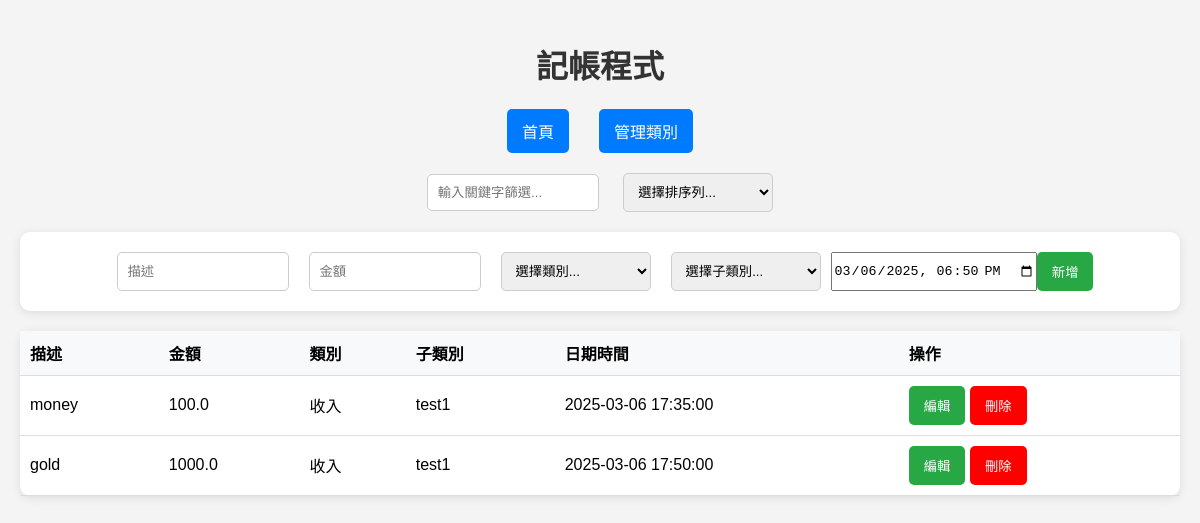
Before: / with the older database file.
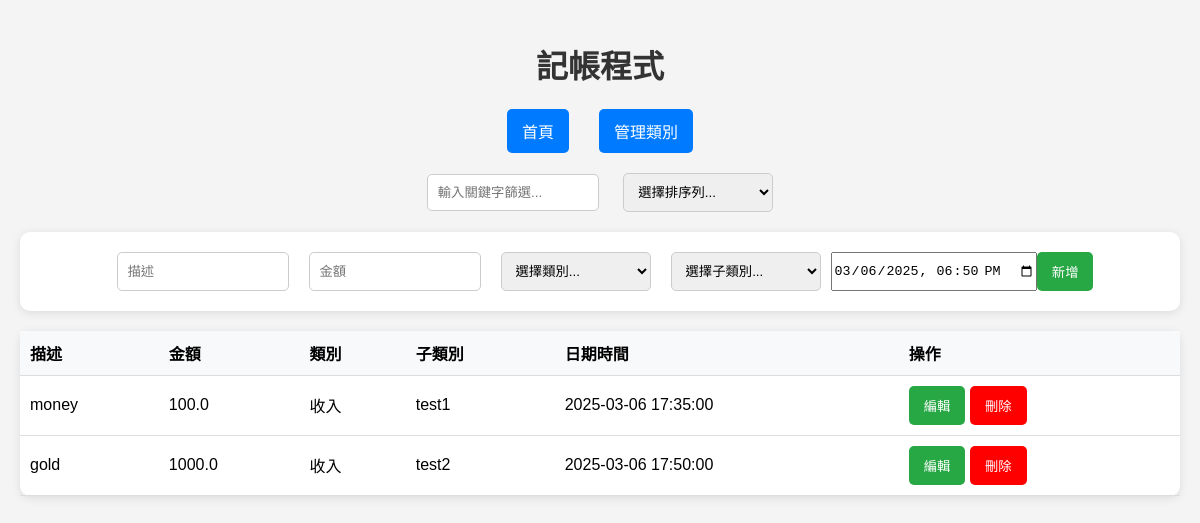
After: the same page with the newer database file.
### app.py (models this page shows)
class Transaction(db.Model):
    id = db.Column(db.String(36), primary_key=True)  # 使用 UUID 作為主鍵
    description = db.Column(db.String(200), nullable=False)
    amount = db.Column(db.Float, nullable=False)
    category = db.Column(db.String(50), nullable=False)
    subcategory = db.Column(db.String(50), nullable=False)
    timestamp = db.Column(db.DateTime, default=datetime.utcnow)  # 添加日期時間字段

### app.py (the view)
@app.route('/')
def index():
    transactions = Transaction.query.all()  # 從數據庫中獲取所有交易
    income_categories = Category.query.filter_by(type='income').all()
    expense_categories = Category.query.filter_by(type='expense').all()
    categories = {
        'income': [{'id': cat.id, 'name': cat.name} for cat in income_categories],
        'expense': [{'id': cat.id, 'name': cat.name} for cat in expense_categories]
    }
    return render_template('index.html', transactions=transactions, categories=categories)

### templates/index.html (shortened to what this page needs)
<!DOCTYPE html>
<html lang="zh-Hant">
<head>
    <link rel="stylesheet" href="https://cdnjs.cloudflare.com/ajax/libs/font-awesome/5.15.4/css/all.min.css">
</head>
<body>
    <h1>記帳程式</h1>
    <nav>
        <a href="/">首頁</a>
        <a href="/manage_categories">管理類別</a>
    </nav>
    <div style="text-align: center; margin-bottom: 20px;">
        <input type="text" id="keywordFilter" placeholder="輸入關鍵字篩選..." onkeyup="filterTransactions()">
        <select id="sortSelect" onchange="sortTableBySelect()">
            <option value="">選擇排序列...</option>
        </select>
    </div>
    <form action="/add" method="POST">
        <input type="text" name="description" placeholder="描述" required>
        <input type="number" name="amount" placeholder="金額" required>
        <select name="category" required onchange="updateSubcategories()">
            <option value="">選擇類別...</option>
        </select>
        <select name="subcategory" required>
            <option value="">選擇子類別...</option>
        </select>
        <input type="datetime-local" name="timestamp" required id="timestamp">
        <button type="submit">新增</button>
    </form>
    <table>
        <thead>
            <tr>
                <th>描述</th>
                <th onclick="sortTable(1)" style="cursor: pointer;">金額 </th>
                <th>類別</th>
                <th onclick="sortTable(3)" style="cursor: pointer;">子類別 </th>
                <th onclick="sortTable(4)" style="cursor: pointer;">日期時間 </th>
                <th>操作</th>
            </tr>
        </thead>
        <tbody>
            {% for transaction in transactions %}
            <tr>
                <td>{{ transaction.description }}</td>
                <td>{{ transaction.amount }}</td>
                <td>
                    {% if transaction.category == 'income' %}
                        收入
                    {% elif transaction.category == 'expense' %}
                        支出
                    {% else %}
                        {{ transaction.category }}
                    {% endif %}
                </td>
                <td>{{ transaction.subcategory }}</td>
                <td>{{ transaction.timestamp.strftime('%Y-%m-%d %H:%M:%S') }}</td>
                <td>
                    <button onclick="editTransaction('{{ transaction.id }}', '{{ transaction.description }}', '{{ transaction.amount }}', '{{ transaction.category }}', '{{ transaction.subcategory }}')">編輯</button>
                    <button class="delete-button" onclick="confirmDelete('{{ transaction.id }}')">刪除</button>
                </td>
            </tr>
            {% endfor %}
        </tbody>
    </table>
</body>
</html>

### templates/index.html (style rules this page uses)
body { font-family: 'Arial', sans-serif; background-color: #f4f4f4; margin: 0; padding: 20px; }
h1 { text-align: center; color: #333; }
nav { display: flex; justify-content: center; margin-bottom: 20px; }
nav a { margin: 0 15px; padding: 10px 15px; text-decoration: none; color: white; background-color: #007bff; border-radius: 5px; transition: background-color 0.3s; }
form { display: flex; justify-content: center; margin-bottom: 20px; background-color: #fff; padding: 20px; border-radius: 10px; box-shadow: 0 2px 10px rgba(0, 0, 0, 0.1); }
input[type="text"], input[type="number"], select { padding: 10px; margin: 0 10px; border: 1px solid #ccc; border-radius: 5px; width: 150px; }
button { padding: 10px 15px; background-color: #28a745; color: white; border: none; border-radius: 5px; cursor: pointer; transition: background-color 0.3s; }
.delete-button { background-color: red; color: white; border: none; border-radius: 5px; padding: 10px 15px; cursor: pointer; transition: background-color 0.3s; }
table { width: 100%; border-collapse: collapse; margin-top: 20px; background-color: #fff; border-radius: 10px; box-shadow: 0 2px 10px rgba(0, 0, 0, 0.1); }
th, td { padding: 10px; text-align: left; border-bottom: 1px solid #ddd; }
th { background-color: #f8f9fa; }

Changed rows visible on the page:
changed Transaction "gold": subcategory "test1" → "test2"
